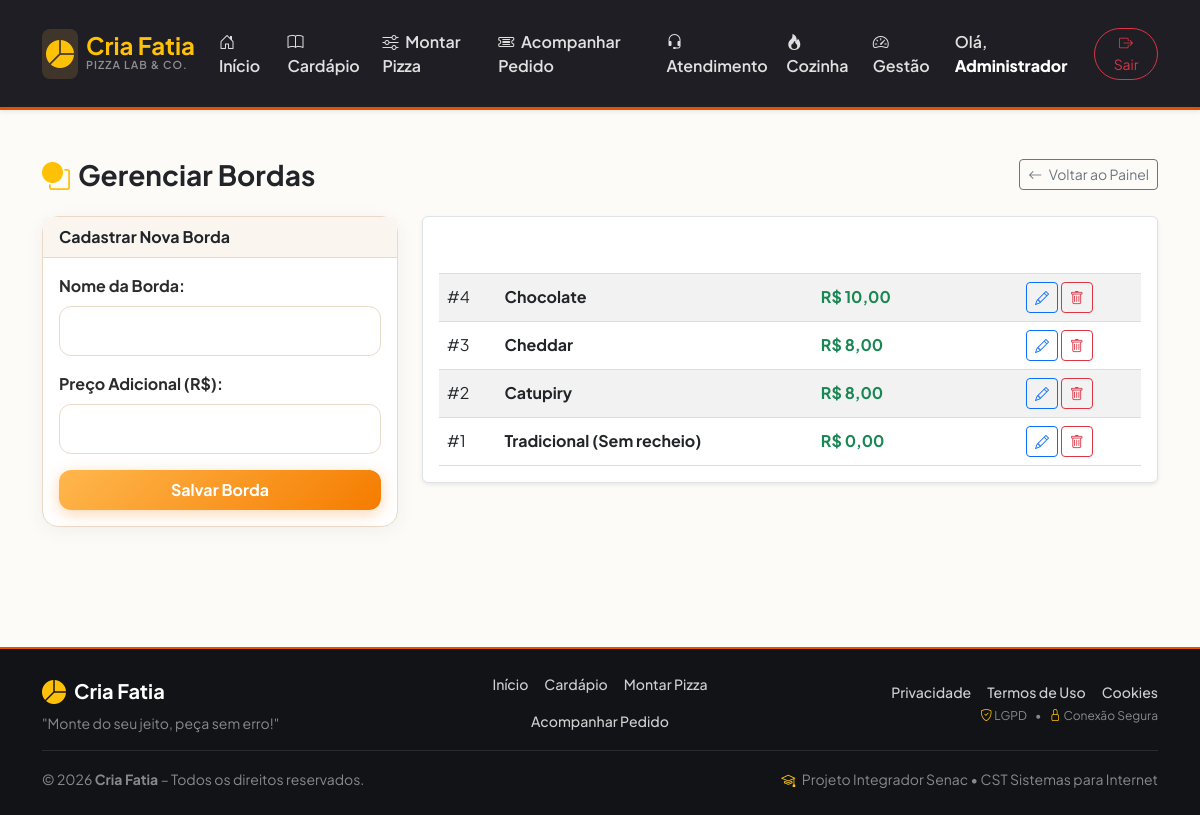
Page /cria-fatia/admin/bordas.php (signed in) on the committed database.
### tables this page shows
CREATE TABLE `bordas` (
  `id` int unsigned NOT NULL AUTO_INCREMENT,
  `nome` varchar(100) NOT NULL,
  `preco` decimal(10,2) NOT NULL DEFAULT '0.00',
  `descricao` text,
  `disponivel` tinyint(1) NOT NULL DEFAULT '1',
  `criado_em` datetime NOT NULL DEFAULT CURRENT_TIMESTAMP,
  `atualizado_em` datetime DEFAULT NULL ON UPDATE CURRENT_TIMESTAMP,
  PRIMARY KEY (`id`),
  KEY `idx_bordas_disponivel` (`disponivel`),
  KEY `idx_bordas_nome` (`nome`)
);

### cria-fatia/includes/funcoes.php (called while the page is built, shortened)
<?php
function gerarCsrfToken() {
    return $_SESSION['csrf_token'];
}

### cria-fatia/admin/bordas.php (the view, shortened to what this page needs)
<?php
require_once __DIR__ . '/../includes/header.php';
require_once __DIR__ . '/../config/conexao.php';
$bordaEditar = null;
$bordas = $pdo->query("SELECT * FROM bordas ORDER BY id DESC")->fetchAll();
$token = gerarCsrfToken();
?>
<div class="d-flex justify-content-between align-items-center mb-4">
    <h3 class="fw-bold mb-0"><i class="bi bi-circle-square me-2 text-warning"></i>Gerenciar Bordas</h3>
    <a href="dashboard.php" class="btn btn-outline-secondary btn-sm"><i class="bi bi-arrow-left me-1"></i> Voltar ao Painel</a>
</div>
<div class="row">
    <div class="col-md-4 mb-4">
        <div class="card shadow-sm border-0">
            <div class="card-header bg-dark text-white fw-bold">
                <?php echo $bordaEditar ? 'Editar Borda' : 'Cadastrar Nova Borda'; ?>
            </div>
            <div class="card-body">
                <form action="bordas.php" method="POST">
                    <div class="mb-3">
                        <label class="form-label fw-bold">Nome da Borda:</label>
                        <input type="text" name="nome" class="form-control" value="<?php echo $bordaEditar ? htmlspecialchars($bordaEditar['nome']) : ''; ?>" required>
                    </div>
                    <div class="mb-3">
                        <label class="form-label fw-bold">Preço Adicional (R$):</label>
                        <input type="number" step="0.01" name="preco" class="form-control" value="<?php echo $bordaEditar ? $bordaEditar['preco'] : ''; ?>" required>
                    </div>
                    <button type="submit" class="btn btn-warning w-100 fw-bold py-2">
                        <?php echo $bordaEditar ? 'Atualizar Borda' : 'Salvar Borda'; ?>
                    </button>
                </form>
            </div>
        </div>
    </div>
    <div class="col-md-8">
        <div class="table-responsive bg-white rounded shadow-sm p-3 border">
            <table class="table table-striped align-middle mb-0">
                <thead class="table-dark">
                    <tr>
                        <th>ID</th>
                        <th>Nome</th>
                        <th>Preço Adicional</th>
                        <th>Ações</th>
                    </tr>
                </thead>
                <tbody>
                    <?php foreach($bordas as $b): ?>
                        <tr>
                            <td>#<?php echo $b['id']; ?></td>
                            <td><strong><?php echo htmlspecialchars($b['nome']); ?></strong></td>
                            <td class="fw-bold text-success">R$ <?php echo number_format($b['preco'], 2, ',', '.'); ?></td>
                            <td>
                                <a href="bordas.php?editar=<?php echo $b['id']; ?>" class="btn btn-sm btn-outline-primary"><i class="bi bi-pencil"></i></a>
                                <a href="bordas.php?excluir=<?php echo $b['id']; ?>&csrf_token=<?php echo $token; ?>" class="btn btn-sm btn-outline-danger" onclick="return confirm('Tem certeza que deseja excluir esta borda?');"><i class="bi bi-trash"></i></a>
                            </td>
                        </tr>
                    <?php endforeach; ?>
                </tbody>
            </table>
        </div>
    </div>
</div>
<?php require_once __DIR__ . '/../includes/footer.php'; ?>

### cria-fatia/assets/css/style.css (style rules this page uses)
:root { --primary: #e65100; --primary-hover: #f57c00; --accent: #ffb74d; --dark-bg: #1e1e24; --light-bg: #fdfbf7; --card-bg: #ffffff; --card-border: #ebd9c8; --text-main: #2b2b2b; --text-heading: #212529; --text-muted: #6c757d; --header-bg: #faf5ee; --navbar-bg: #1e1e24; --navbar-border: #e65100; --radius-sm: 12px; --radius-md: 16px; --shadow-sm: 0 4px 20px rgba(0, 0, 0, 0.05); --shadow-lg: 0 10px 30px rgba(230, 81, 0, 0.12); }
body { font-family: 'Plus Jakarta Sans', sans-serif; background-color: var(--light-bg); color: var(--text-main); min-height: 100vh; display: flex; flex-direction: column; }
h1, h2, h3, h4, h5, h6 { color: var(--text-heading) !important; }
.card { background-color: var(--card-bg) !important; border: 1px solid var(--card-border) !important; color: var(--text-main) !important; border-radius: var(--radius-md) !important; box-shadow: var(--shadow-sm) !important; }
.card-header { background-color: var(--header-bg) !important; border-bottom: 1px solid var(--card-border) !important; font-weight: 700; color: var(--text-heading) !important; }
.form-control, .form-select { background-color: var(--card-bg) !important; border: 1px solid var(--card-border) !important; color: var(--text-main) !important; border-radius: var(--radius-sm) !important; padding: 0.75rem 1.25rem; font-weight: 500; }
.table { color: var(--text-main) !important; border-color: var(--card-border) !important; }
.table th, .table td { background-color: transparent !important; border-color: var(--card-border) !important; }
.btn-warning { background: linear-gradient(135deg, #ffb74d 0%, #f57c00 100%) !important; border: none !important; color: #ffffff !important; font-weight: 700; border-radius: var(--radius-sm) !important; box-shadow: 0 4px 15px rgba(245, 124, 0, 0.3); transition: all 0.2s ease; }

### rows in the picture
bordas: id "4", nome "Chocolate", preco "10,00"
bordas: id "3", nome "Cheddar", preco "8,00"
bordas: id "2", nome "Catupiry", preco "8,00"
bordas: id "1", nome "Tradicional (Sem recheio)", preco "0,00"

### other values in the picture
$_SESSION['usuario_nome'] "Administrador"
